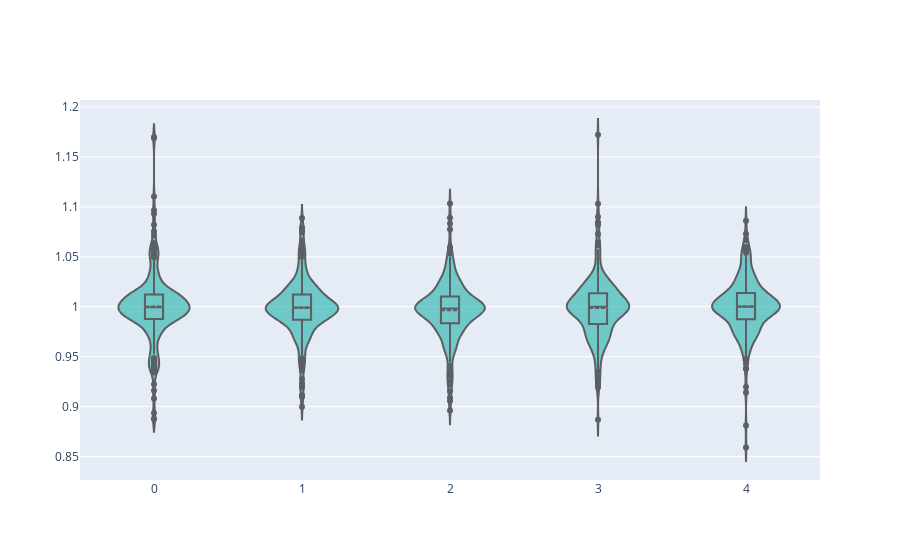

Notebook code cell kept with this figure:
### Code cell
# plotting violins to see the spread of intraday changes on each day with a different library
fig = go.Figure(data=go.Violin(y=df['intraday'], x=df['dayofweek'], box_visible=True, line_color='black',
                               meanline_visible=True, fillcolor='lightseagreen', opacity=0.6,
                               ))
fig.show()

### Figure 1 — Plotly figure (JSON) as saved in the notebook; plotly's stock layout.template omitted (floating-point values rounded to 4 significant figures; data arrays with more than 128 entries replaced by an {"elided": "..."} marker saying what was removed)
{"data": [{"box": {"visible": true}, "fillcolor": "lightseagreen", "line": {"color": "black"}, "meanline": {"visible": true}, "opacity": 0.6, "type": "violin", "x": {"elided": "1333 int values"}, "y": {"elided": "1333 float values"}}], "layout": {}}
